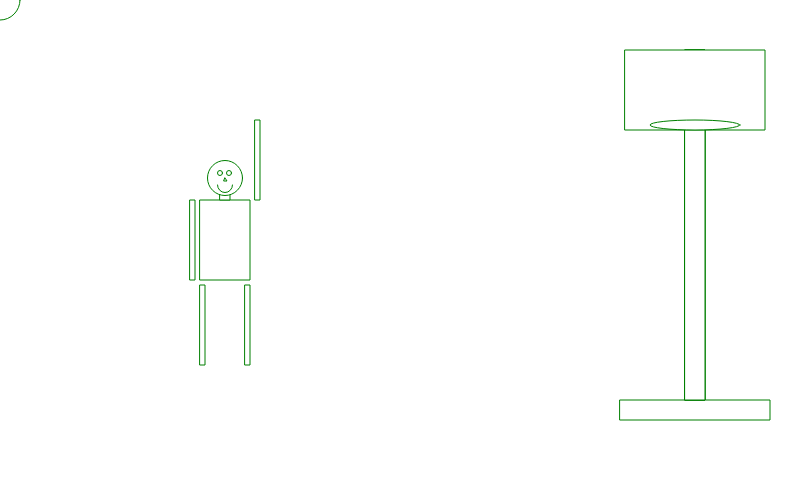
Frame 1 (no input)
Frame 60 (no input): identical to frame 1, image omitted
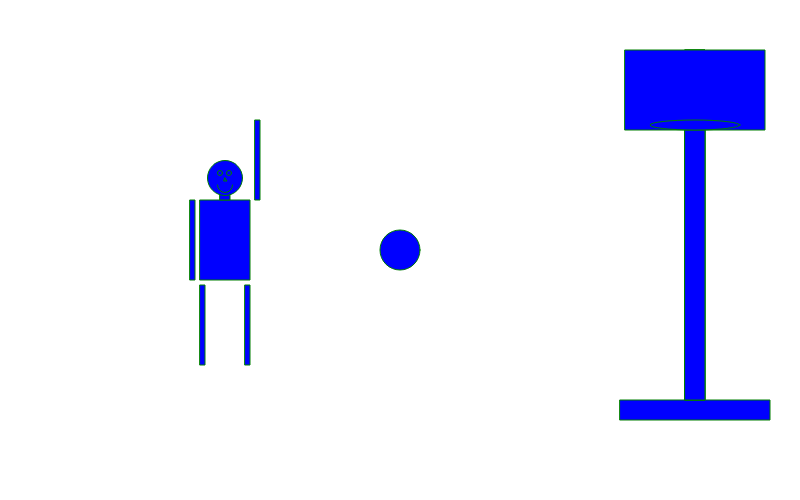
Frame 120 (the mouse pressed at the canvas centre since frame 60)

The p5.js sketch that drew these frames (run headless with seeded random() and noise() and a simulated clock; from frame 60 on, the mouse is pressed at the canvas centre):

// p5.js sketch
// ── sketch.js
var legY=285;

var pointx = 0;
var pointy = 0;

var locationx = 300;
var locationy = 400;

var eyey = 173;
var eyeall = 5;

var changeBackground = "white";


function setup() {
createCanvas(800,500);


pointx=width/2 // these two set the starting point in the center of the canvas
pointy=height/2 //Set all x and y points to the value of width/2 and height/2
background(255); //


}




function draw() {
background(changeBackground);



  pointx = mouseX;
  pointy = mouseY;


stroke(0,127,0); //green




rect(200, 200,50,80); //body

rect(255,120,5,80); //right arm
rect(190,200,5,80); //left arm
rect(220,194,10,6); //neck

ellipse(225,178,35,35);

rect(200,legY,5,80); //left leg
rect(245,legY,5,80); //right leg

ellipse(220,eyey,eyeall,eyeall); //left eye
ellipse(229,eyey,eyeall,eyeall); //right eye

triangle(225,178,227,181,224, 181); //nose


arc(225,185,15,15,0,PI); //smile


rect(locationx + 320, locationy, 150, 20);
rect(locationx + 385, locationy - 350, 20, 350);
rect(locationx + 385, locationy - 350, 20, 350);
rect(locationx + 385, locationy - 350, 20, 350);

rect(locationx + 325, locationy - 350, 140, 80);


ellipse(mouseX, mouseY, 40, 40); //ball

ellipse(locationx + 395, locationy - 275, 90, 10); //hoop






} //end of draw

function mousePressed(){
fill(0,0,255);
}

function mouseReleased(){
  fill(255);
}

function keyPressed(){

  if(key == "g"){
    changeBackground = "green";
 }

 if(key == "r"){
   changeBackground = "red";
 }

 if(key == "b"){
   changeBackground = "blue";
}


 if(key == "w"){
   changeBackground = "white";

 }

}
